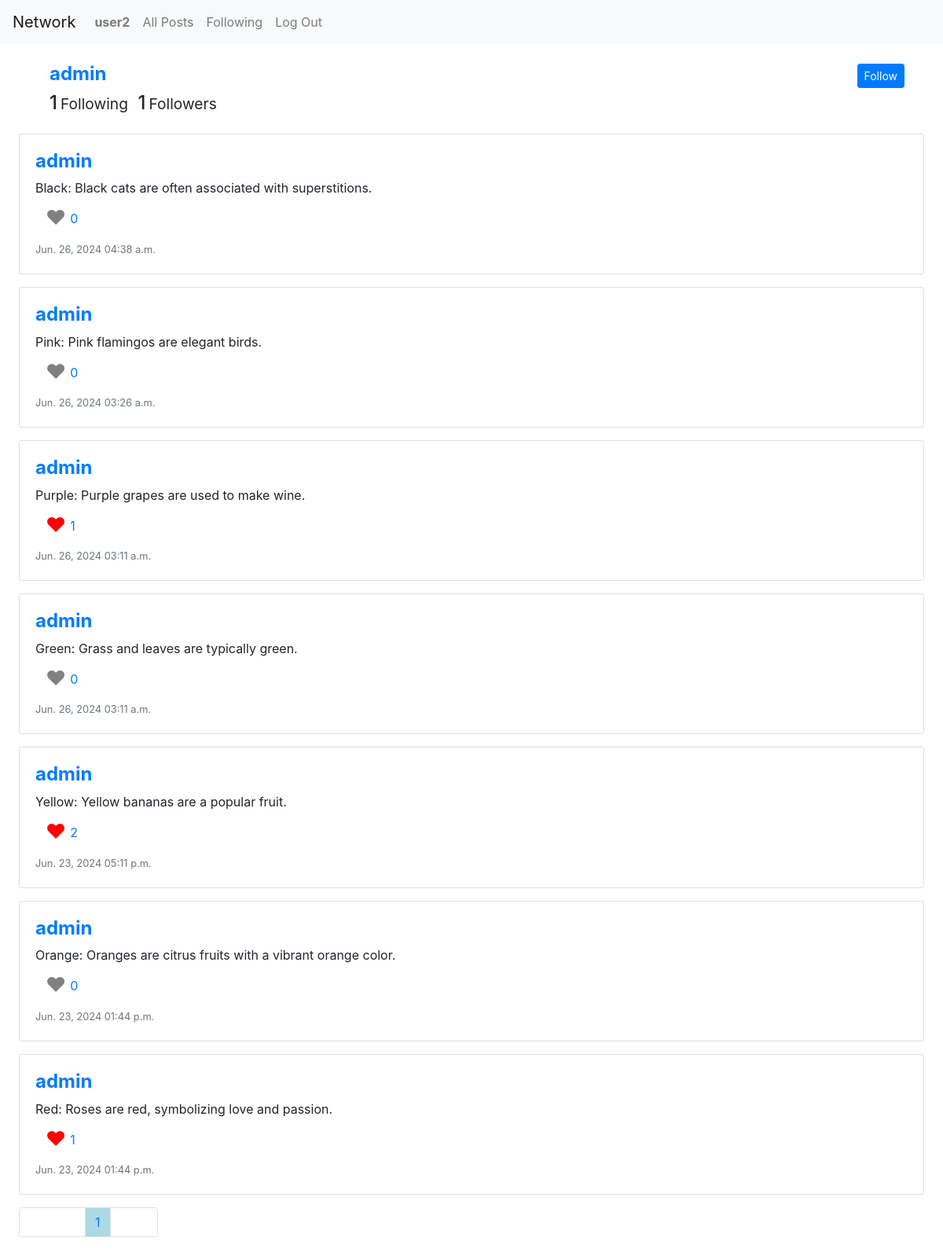
/profile/1 (signed in), run on the app's committed database.
### network/models.py (models this page shows, shortened)
class User(AbstractUser):
    pass
    def number_of_following(self):
        total_following = 0
        for following in self.following.all():
            total_following += 1
        return total_following
    def number_of_followers(self):
        total_followers = 0
        for follower in self.followers.all():
            total_followers += 1
        return total_followers

class Post(models.Model):
    user = models.ForeignKey(User, on_delete=models.CASCADE)
    content = models.TextField()
    created_at = models.DateTimeField(auto_now_add=True)
    def number_of_like(self):
        total_like = 0
        for like in self.likes.all():
            total_like += 1
        return total_like
    def user_like(self, user_id):
        for like in self.likes.all():
            if like.user.id == user_id:
                return True
        return False

class Follower(models.Model):
    user = models.ForeignKey(User, related_name='following', on_delete=models.CASCADE)
    followed_user = models.ForeignKey(User, related_name='followers', on_delete=models.CASCADE)

class Like(models.Model):
    user = models.ForeignKey(User, on_delete=models.CASCADE)
    post = models.ForeignKey(Post, related_name="likes", on_delete=models.CASCADE)

### network/views.py (the view)
# urls.py: path("profile/<int:user_id>", views.profile, name="profile"),
@login_required(login_url ="/login")
def profile(request, user_id):
    try:
        all_user_posts = Post.objects.filter(user=user_id).order_by('-created_at')
        user = User.objects.get(id=user_id)
        is_follow = True
        try:
            follow = Follower.objects.get(user=request.user, followed_user=user)
        except Follower.DoesNotExist:
            is_follow = False
        for post in all_user_posts:
            post.is_liked = post.user_like(request.user.id)
        paginator = Paginator(all_user_posts, 10) # Show 10 post per page.
        page_number = request.GET.get('page')
        page_obj = paginator.get_page(page_number)
        return render(request, "network/profile.html", {"page_obj": page_obj, "is_follow": is_follow})
    except User.DoesNotExist:
        return HttpResponseRedirect(reverse("error"))

### network/templates/network/profile.html (shortened to what this page needs)
{% extends "network/layout.html" %}
{% load static %}
{% block body %}
<div class="m-4">
    <div class="m-4">
    <div class="row user-info">
        <div class="col-sm-6">
            <div class="col-sm-12">
                <h4><a href="#"><strong>{{page_obj.0.user.username}}</strong></a></h4>
            </div>
            <div class="col-sm-12">
                <span class="number_of_following h4 mr-2">{{page_obj.0.user.number_of_following}}<small class="ml-1">Following</small></span>
                <span class="number_of_followers h4">{{page_obj.0.user.number_of_followers}}<small class="ml-1">Followers</small></span>
            </div>
        </div>
        <div class="col-sm-6 text-right">
            {% if user.id == page_obj.0.user.id %}
            {% else %}
            <button id="follow-button" class="btn btn-link p-0" data-id="{{page_obj.0.user.id}}">
                {% if is_follow %}
                <span class="btn btn-sm btn-primary">Follow</span>
                {% else %}
                <span class="btn btn-sm btn-light">Follow</span>
                {% endif %}
            </button>
            {% endif %}
        </div>
    </div>
</div>
{% for element in page_obj %}
<div class="card mt-3">
    <div class="card-body">
        <div class="row">
            <div class="col-sm-12">
                <h4><a href="#"><strong>{{element.user.username}}</strong></a></h4>
            </div>
            {% if user.id == element.user.id %}
            <div class="col-sm-12 form-content" data-id="{{element.id}}">
                <div class="show-content">
                    <div>{{element.content}}</div>
                    <button class="btn btn-sm btn-outline-primary">Edit</button>
                </div>
                <div class="edit-content">
                    <textarea class="form-control" data-id="{{element.id}}">{{element.content}}</textarea>
                    <div><button class="btn btn-sm btn-outline-primary">Save</button></div>
                </div>
            </div>
            {% else %}
            <div class="col-sm-12">
                <div>
                    <div>{{element.content}}</div>
                </div>
            </div>
            {% endif %}
            {% if user.id != element.user.id %}
                <div class="like-number col-sm-12">
                    <button class="btn btn-link" data-id="{{element.id}}">
                        {%if element.is_liked%}
                        <span class="heart-like" style="font-size: 1.6em; color: red">&#9829;</span>
                        {%else%}
                        <span class="heart-like" style="font-size: 1.6em; color: gray">&#9829;</span>
                        {%endif%}
                        <span class="number-like"
                            style="position: absolute; padding: 8px 5px;">{{element.number_of_like}}</span>
                    </button>
                </div>
                {% endif %}
            <div class="col-sm-12"><small class="text-muted">{{element.created_at|date:"M. d, Y h:i a"}}</small>
            </div>
        </div>
    </div>
</div>
{% endfor %}
<nav class="mt-3">
    <ul class="pagination">
        {% if page_obj.has_previous %}
        <li class="page-item"><a class="page-link" href="?page={{ page_obj.previous_page_number }}">Previous</a></li>
        {% else %}
        <li class="page-item" style="width: 85px"><span class="page-link h-100"></span></li>
        {% endif %}
        {% for i in ''|ljust:page_obj.paginator.num_pages %}
        {% if page_obj.number == forloop.counter%}
        <li class="page-item"><a class="page-link" style="background-color: lightblue;"
                href="?page={{ forloop.counter }}">{{forloop.counter}}</a></li>
        {% else %}
        <li class="page-item"><a class="page-link" href="?page={{ forloop.counter }}">{{forloop.counter}}</a></li>
        {% endif %}
        {% endfor %}
        {% if page_obj.has_next %}
        <li class="page-item"><a class="page-link" href="?page={{ page_obj.next_page_number }}">Next</a></li>
        {% else %}
        <li class="page-item" style="width: 60px;"><span class="page-link h-100"></span></li>
        {% endif %}
    </ul>
</nav>
</div>
{% endblock %}

### network/templates/network/layout.html (shortened to what this page needs)
{% load static %}
<!DOCTYPE html>
<html lang="en">
    <head>
        <link rel="stylesheet" href="https://stackpath.bootstrapcdn.com/bootstrap/4.4.1/css/bootstrap.min.css">
        <link href="{% static 'network/styles.css' %}" rel="stylesheet">
    </head>
    <body>
        <nav class="navbar navbar-expand-lg navbar-light bg-light">
            <a class="navbar-brand" href="#">Network</a>
            <div>
              <ul class="navbar-nav mr-auto">
                {% if user.is_authenticated %}
                    <li class="nav-item">
                        <a class="nav-link" href="{% url 'profile' user.id%}"><strong>{{ user.username }}</strong></a>
                    </li>
                {% endif %}
                <li class="nav-item">
                  <a class="nav-link" href="{% url 'index' %}">All Posts</a>
                </li>
                {% if user.is_authenticated %}
                    <li class="nav-item">
                        <a class="nav-link" href="{% url 'following' user.id%}">Following</a>
                    </li>
                    <li class="nav-item">
                        <a class="nav-link" href="{% url 'logout' %}">Log Out</a>
                    </li>
                {% endif %}
              </ul>
            </div>
          </nav>
        <div class="body">
            {% block body %}
            {% endblock %}
        </div>
    </body>
</html>

### data on the page
User: username "user2"
Post: user.username "admin", user.user_id "1", user.followed_user_id "1", content "Black: Black cats are often associated with superstitions.", number_of_like "0", created_at "Jun. 26, 2024 04:38 a.m."
Post: user.username "admin", content "Pink: Pink flamingos are elegant birds.", number_of_like "0", created_at "Jun. 26, 2024 03:26 a.m."
Post: user.username "admin", content "Purple: Purple grapes are used to make wine.", number_of_like "1", created_at "Jun. 26, 2024 03:11 a.m."
Post: user.username "admin", content "Green: Grass and leaves are typically green.", number_of_like "0", created_at "Jun. 26, 2024 03:11 a.m."
Post: user.username "admin", content "Yellow: Yellow bananas are a popular fruit.", number_of_like "2", created_at "Jun. 23, 2024 05:11 p.m."
Post: user.username "admin", content "Orange: Oranges are citrus fruits with a vibrant orange color.", number_of_like "0", created_at "Jun. 23, 2024 01:44 p.m."
Post: user.username "admin", content "Red: Roses are red, symbolizing love and passion.", number_of_like "1", created_at "Jun. 23, 2024 01:44 p.m."
